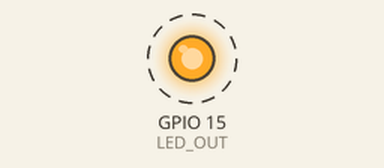
This program was run on a simulated ESP32-S3. Shown: output pins drawn as LEDs (lit = HIGH). Dashed ring = blinking.

Above: at 0.5 s.
Timing chart, 0 to 4.6 s (numbered marks = the images above):
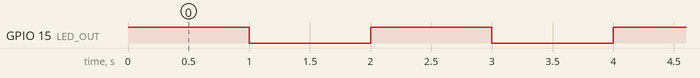

Measured:
- by itself, GPIO 15 (LED_OUT): alternates HIGH for 1.0 s and LOW for 1.0 s

The program:

main.cpp
```cpp
#include <Arduino.h>

// Визначаємо цифровий пін, до якого підключимо зовнішній світлодіод.
// Суфікс _OUT одразу підказує, що цей пін працює на вихід.
#define LED_OUT 15

void setup() {
    // Налаштовуємо пін як вихід (OUTPUT), щоб контролер міг подавати на нього напругу
    pinMode(LED_OUT, OUTPUT);
}

void loop() {
    digitalWrite(LED_OUT, HIGH); // Вмикаємо світлодіод (подаємо 3.3 В)
    delay(1000);                 // Чекаємо 1 секунду (1000 мілісекунд)

    digitalWrite(LED_OUT, LOW);  // Вимикаємо світлодіод (подаємо 0 В)
    delay(1000);                 // Чекаємо 1 секунду
}
```
